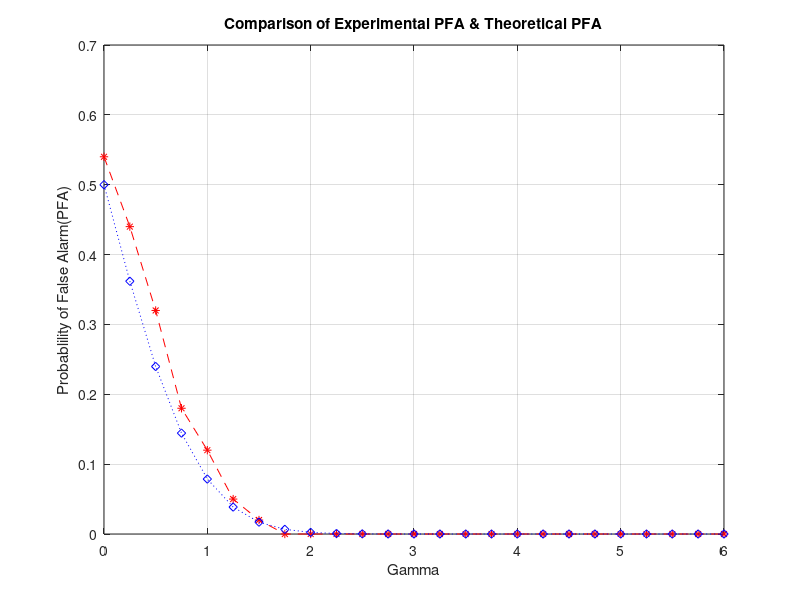
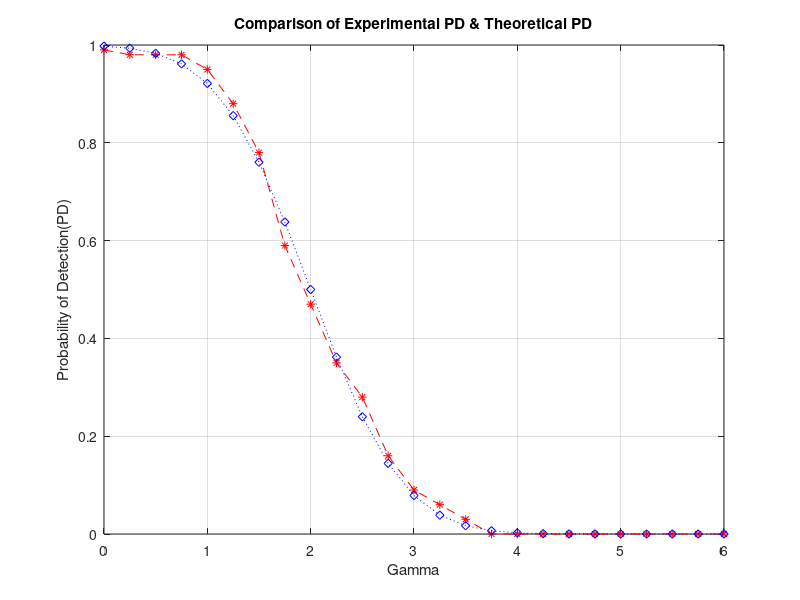
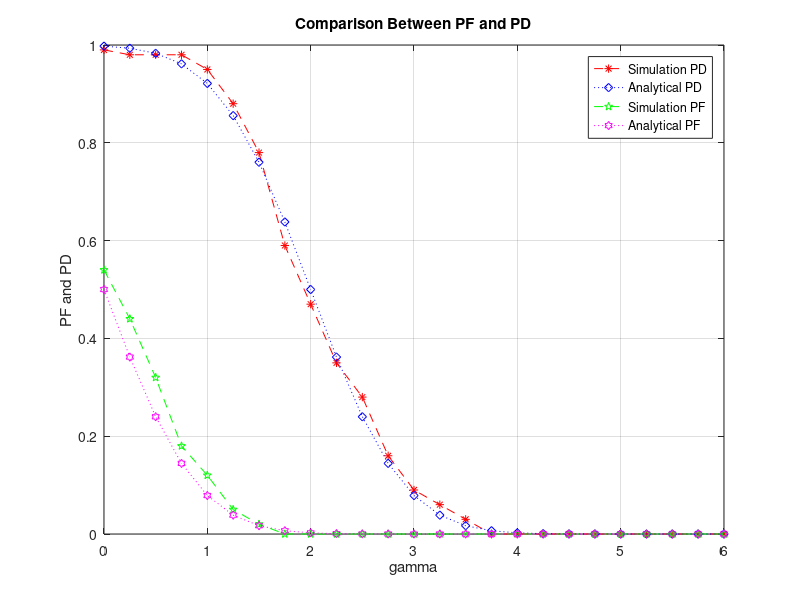

Here is the MATLAB script that generated these plots, in order:
%Simulation of probability of false alarm and probability of detection
%# for H0 
clc; 
clear all; 
close all; 
%% 
var =5; 
N=10; 
M=100; 
T= zeros(M,1); 
for i=1:M 
    x=sqrt(var)*randn(N,1); 
    T(i)=mean(x); 
end 
gamma=0:0.25:6; 
P=zeros(length(gamma),1); 
for i=1:length(gamma) 
    clear Mgain; 
    Mgam=find(T>gamma(i)); 
    PFA_sim(i)=length(Mgam)/M; 
end 
PFA_th=qfunc(gamma/(sqrt(var/N))); 
figure(1) 
plot(gamma,PFA_sim,'--*r',gamma,PFA_th,':bd') 
xlabel("Gamma") 
ylabel("Probablility of False Alarm(PFA)") 
grid on 
title("Comparison of Experimental PFA & Theoretical PFA")
%% 
%# for H1 
A=2; 
T= zeros(M,1);
for i=1:M 
    x=sqrt(var)*randn(N,1)+A; 
    T(i)=mean(x); 
end 
P=zeros(length(gamma),1); 
for i=1:length(gamma) 
    clear Mgain; 
    Mgam=find(T>gamma(i)); 
    PD_sim(i)=length(Mgam)/M; 
end 
PD_th=qfunc((gamma-A)/(sqrt(var/N))); 
figure(2) 
plot(gamma,PD_sim,'--r*',gamma,PD_th,':bd') 
xlabel("Gamma") 
ylabel("Probability of Detection(PD)") 
grid on 
title("Comparison of Experimental PD & Theoretical PD") 
%% 
figure(3) 
plot(gamma,PD_sim,'--r*',gamma,PD_th,':bd',gamma,PFA_sim,'--gp',gamma,PFA_th,':mh')
legend('Simulation PD','Analytical PD','Simulation PF','Analytical PF') 
xlabel('gamma') 
ylabel('PF and PD') 
title("Comparison Between PF and PD") 
grid on
